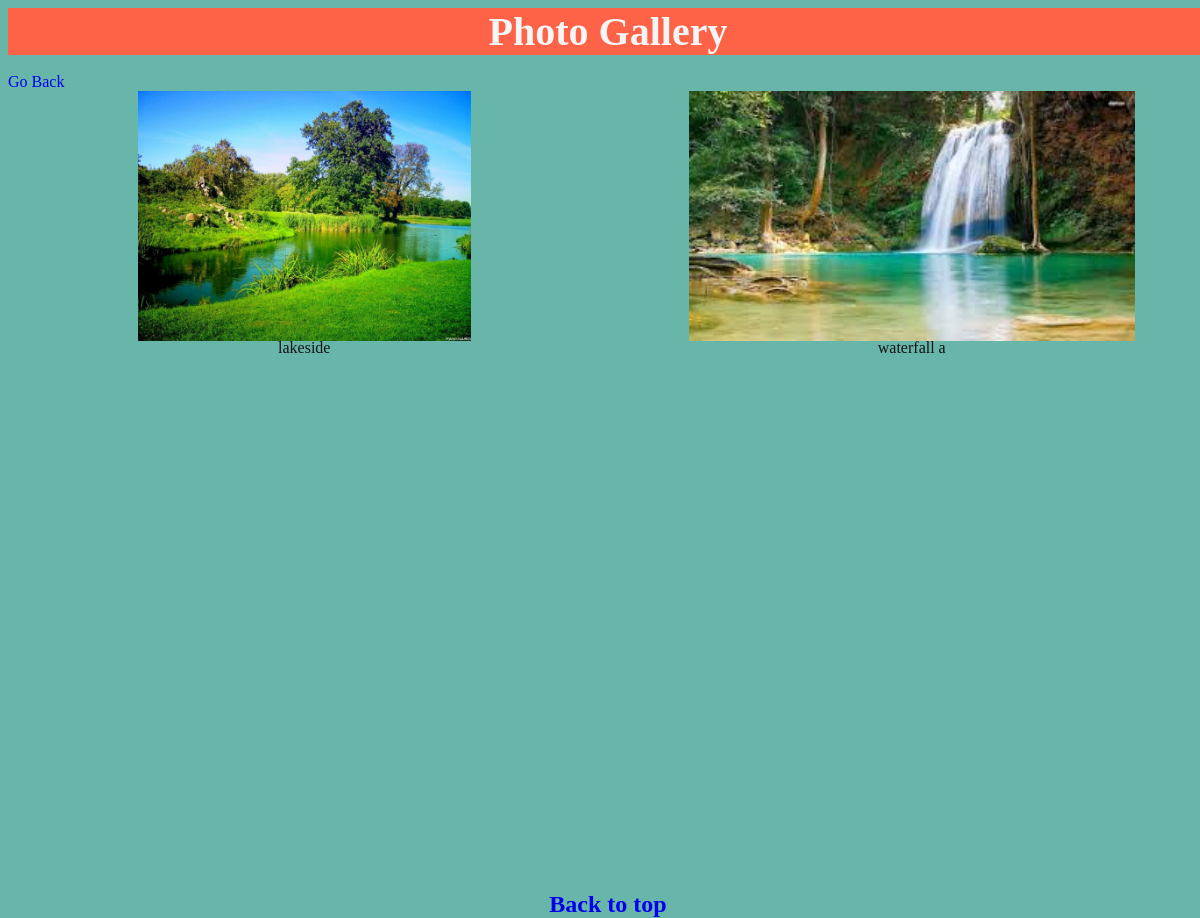
Screenshot of /photos/1/ with the database file from the repository.
### photo/models.py (models this page shows, shortened)
class Picture(models.Model):
    category = models.ForeignKey("Category", on_delete = models.CASCADE)
    image = models.ImageField(upload_to = "pictures")
    description = models.CharField(max_length = 2000)
    date_added = models.DateTimeField(default = datetime.now)

### photo/views.py (the view)
# urls.py: path("photos/<int:pk>/", photos_view,name = "photos"),
def photos_view(request,pk):
    category = Category.objects.get(id=pk)
    pictures = Picture.objects.filter(category = category)
    context = {
        "category":category,
        'pictures':pictures
    }
    return render(request, "photos.html", context)

### templates/photos.html (shortened to what this page needs)
{% load static %}
<html lang="en">
<head>
    <link rel="stylesheet" href="{% static '/photos.css' %}">
</head>
<body>
    <div class="title" id="top">Photo Gallery</div><br>
    <a href="/">Go Back</a>
    <div class="container">
        {%for photo in pictures%}
        <div class="images">
            <img src="{{photo.image.url}}" alt="missing image" style = 'height:100%; width: 100%'>
            <p class="descriptions" style="margin-top: -2px;">{{photo.description}}</p>
        </div>
        {%endfor%}
    </div>
    <div class="container2"><a href="#top">Back to top</a></div>
</body>
</html>

### photo/static/photos.css (style rules this page uses)
.container { display: grid; grid-template-columns: repeat(auto-fit, minmax(200px,1fr)); grid-auto-rows: 250px; grid-gap: 15px; height: 100%; width: 100%; }
.images { justify-items: center; height: 100%; width: 100%; }
p { color: rgb(19, 18, 18) }
html { width: 100%; height: 100%; }
body { background-color: rgb(103, 182, 169); width: 100%; height: 100%; }
.title { display: flex; justify-content: center; background: tomato; text-align: center; font-weight: bold; color: whitesmoke; font-size: 2.5rem; }
a { text-decoration: none; }
.container2 { display: flex; justify-content: center; align-items: flex-start; color: white; font-weight: bold; font-size: 1.5rem; }

### rows the page displays
Picture: image (picture), description "lakeside"
Picture: image (picture), description "waterfall a"
